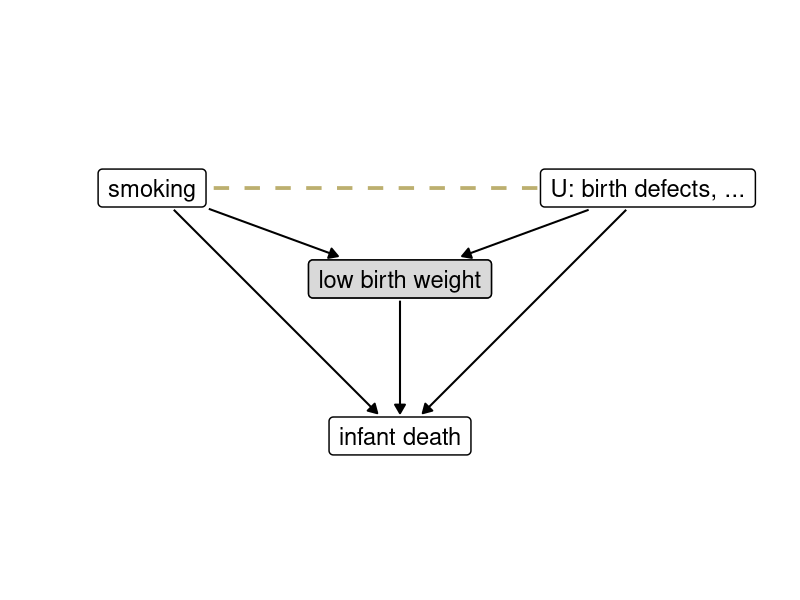
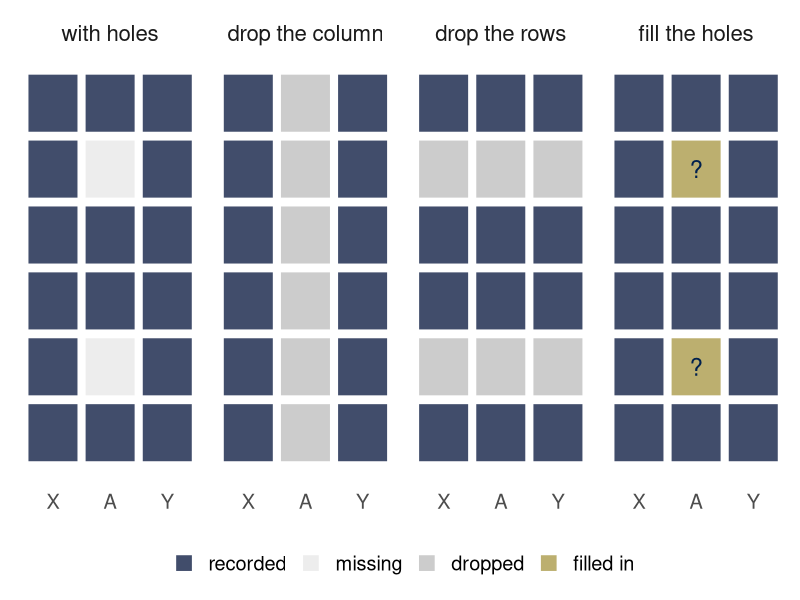
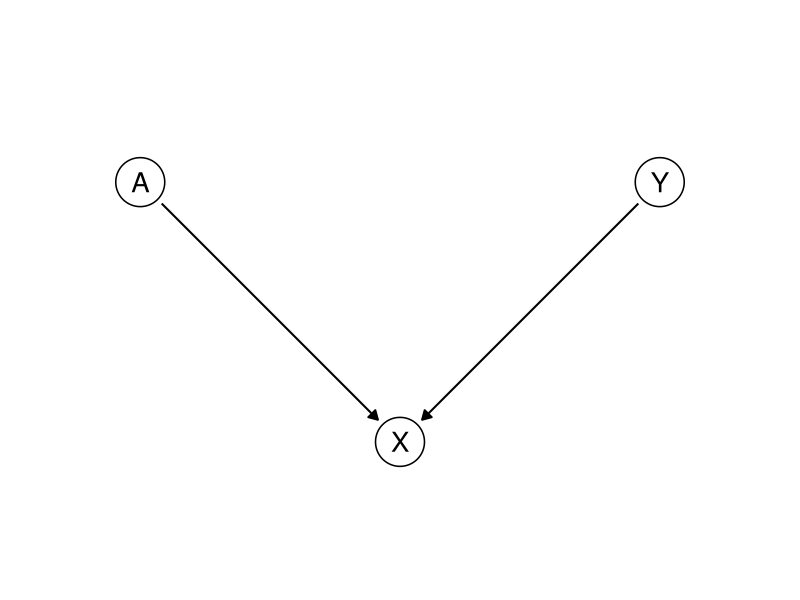
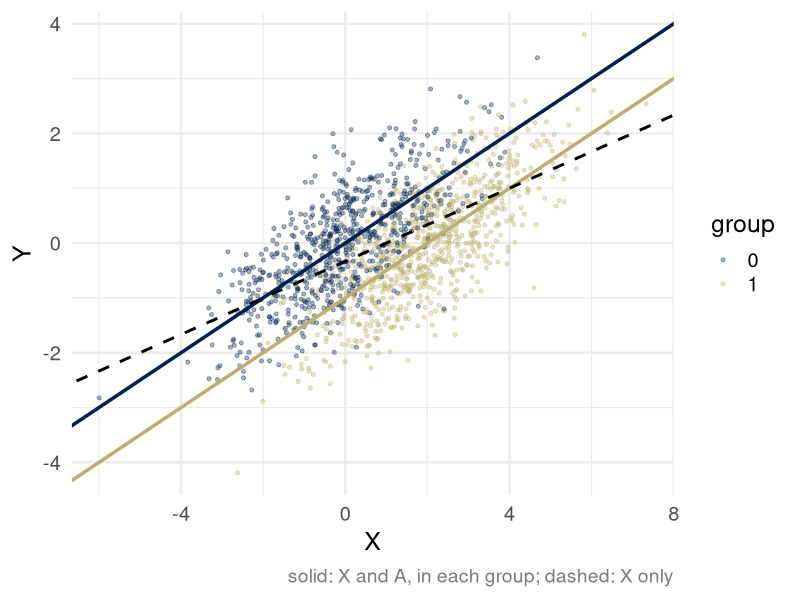
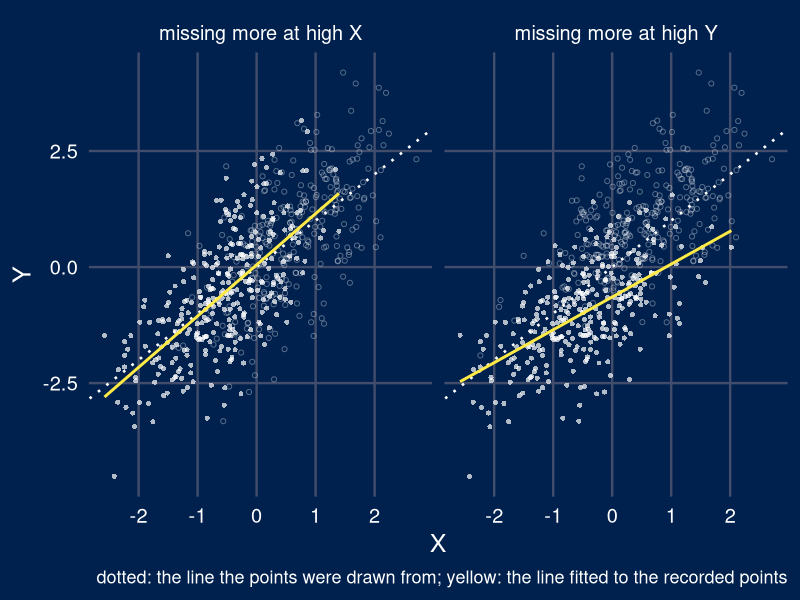

Source code (R) for these figures, in order:
## ---- chunk 1
library(ggplot2)
library(dplyr)
theme_set(theme_minimal(base_size = 18))
set.seed(313)
# cividis: navy, slate, gray, khaki, gold, yellow (viridisLite::cividis(9)[c(1, 3, 5, 6, 7, 9)])
navy <- "#00204D"; slate <- "#414D6B"; cgray <- "#7C7B78"; khaki <- "#9B9477"; gold <- "#BCAF6F"; yellow <- "#FFEA46"
two <- c(navy, gold)               # the two groups, wherever there are two
# charts on dark (.inverse) slides: white text on the navy background
dark <- theme(text = element_text(color = "white"), axis.text = element_text(color = "white"),
              legend.text = element_text(color = "white"), plot.title = element_text(color = "white"),
              strip.text = element_text(color = "white"),
              panel.grid.major = element_line(color = slate), panel.grid.minor = element_blank(),
              plot.background = element_rect(fill = navy, color = NA),
              panel.background = element_rect(fill = navy, color = NA),
              legend.background = element_rect(fill = navy, color = NA),
              legend.key = element_rect(fill = navy, color = NA))

# Causal graphs. Nodes are letters in circles, or words in boxes (boxes = TRUE).
# A node's size is fixed on the page, in inches, while the figure's size decides how
# many inches a data unit is. draw_dag measures both on the graphics device open when it
# is called (in a rendered document, the chunk's figure) and stops every arrow `gap`
# inches short of the two nodes it joins. Arrows listed in `dashed` are dashed; arrows
# listed in `highlight` are gold. One panel per value of `panel`. (From weeks 3 and 4.)
draw_dag <- function(nodes, edges, dashed = character(0), highlight = character(0), boxes = FALSE,
                     text_size = 7, xlim = c(-0.5, 2.5), ylim = c(-0.4, 1.4), strip_size = 18,
                     gap = 0.05) {
  if (!"panel" %in% names(nodes)) { nodes$panel <- ""; edges$panel <- "" }
  pad <- unit(0.35, "lines"); border <- 0.5; dot <- 16; stroke <- 0.8; lw <- c(black = 0.7, gold = 1.5)
  p <- ggplot() +
    facet_wrap(~ panel, nrow = 1) +
    coord_fixed(xlim = xlim, ylim = ylim) +
    theme_void() +
    theme(strip.text = element_text(size = strip_size), panel.spacing = unit(1.5, "lines"))
  p <- if (boxes) {
    p + geom_label(data = nodes, aes(x, y, label = name), size = text_size, label.size = border,
                   label.padding = pad)
  } else {
    p + geom_point(data = nodes, aes(x, y), size = dot, shape = 21, fill = "white", stroke = stroke) +
      geom_text(data = nodes, aes(x, y, label = name), size = text_size, parse = TRUE)
  }
  inch <- function(u, f) f(u, "in", valueOnly = TRUE)
  g <- ggplotGrob(p)
  pp <- ggplot_build(p)$layout$panel_params[[1]]
  per_unit <- min((dev.size("in")[1] - sum(inch(g$widths, grid::convertWidth))) /
                    (length(unique(nodes$panel)) * diff(pp$x.range)),
                  (dev.size("in")[2] - sum(inch(g$heights, grid::convertHeight))) / diff(pp$y.range))
  if (boxes) {
    text <- lapply(as.character(nodes$name), grid::textGrob, gp = grid::gpar(fontsize = text_size * .pt))
    nodes$hw <- (sapply(text, \(t) inch(grid::grobWidth(t), grid::convertWidth)) / 2 +
                   inch(pad, grid::convertWidth) + border * .pt / 96 / 2) / per_unit
    nodes$hh <- (sapply(text, \(t) inch(grid::grobHeight(t), grid::convertHeight)) / 2 +
                   inch(pad, grid::convertHeight) + border * .pt / 96 / 2) / per_unit
  } else {
    nodes$hw <- nodes$hh <- (0.375 * (dot * .pt + stroke * .stroke / 2) / 72 +
                               stroke * .stroke / 2 / 96 / 2) / per_unit
  }
  e <- edges |>
    left_join(nodes, by = c("panel", "from" = "name")) |>
    rename(x0 = x, y0 = y, hw0 = hw, hh0 = hh) |>
    left_join(nodes, by = c("panel", "to" = "name")) |>
    mutate(dx = x - x0, dy = y - y0, len = sqrt(dx^2 + dy^2), ux = dx / len, uy = dy / len,
           col = ifelse(paste(from, to) %in% highlight, "#BCAF6F", "black"),
           style = ifelse(paste(from, to) %in% dashed, "dashed", "solid"),
           g0 = gap / per_unit,
           g1 = (gap + ifelse(col == "black", lw[["black"]], lw[["gold"]]) * .pt / 96 / 2) / per_unit,
           s0 = if (boxes) pmin((hw0 + g0) / pmax(abs(ux), 1e-9), (hh0 + g0) / pmax(abs(uy), 1e-9)) else hw0 + g0,
           s1 = if (boxes) pmin((hw + g1) / pmax(abs(ux), 1e-9), (hh + g1) / pmax(abs(uy), 1e-9)) else hw + g1,
           xs = x0 + s0 * ux, ys = y0 + s0 * uy, xe = x - s1 * ux, ye = y - s1 * uy)
  p + geom_segment(data = e, aes(x = xs, y = ys, xend = xe, yend = ye, linetype = style, color = col),
                   arrow = arrow(length = unit(0.25, "cm"), type = "closed"),
                   linewidth = ifelse(e$col == "black", lw[["black"]], lw[["gold"]]), show.legend = FALSE) +
    scale_linetype_identity() + scale_color_identity()
}

# For a graph drawn by draw_dag: a gray box over the node that is conditioned on, and a
# dashed gold line, drawn underneath the nodes, for the association that conditioning creates.
condition_on <- function(p, nodes, node, induced = NULL, text_size = 7, boxes = TRUE) {
  if (!is.null(induced)) {
    ends <- nodes[match(induced, nodes$name), ]
    under <- geom_segment(data = data.frame(x = ends$x[1], y = ends$y[1], xend = ends$x[2], yend = ends$y[2]),
                          aes(x, y, xend = xend, yend = yend), linetype = "dashed", color = gold, linewidth = 1.3)
    p$layers <- c(list(under), p$layers)
  }
  box <- nodes[nodes$name == node, ]
  if (boxes) {
    p + geom_label(data = box, aes(x, y, label = name), size = text_size, label.size = 0.5,
                   label.padding = unit(0.35, "lines"), fill = "grey85")
  } else {
    p + geom_point(data = box, aes(x, y), size = 16, shape = 22, fill = "grey85", stroke = 0.8) +
      geom_text(data = box, aes(x, y, label = name), size = text_size, parse = TRUE)
  }
}

# The coursework data-generating process: A has no effect on Y; X = betaY Y + betaA A + noise.
generate_data <- function(n = 500, betaY = 1, betaA = 2) {
  A <- rbinom(n, 1, 1/2)
  Y <- rnorm(n)
  X <- betaY * Y + betaA * A + rnorm(n)
  data.frame(Y = Y, X = X, A = factor(A))
}
## ---- chunk 2
bw <- data.frame(name = c("smoking", "low birth weight", "U: birth defects, ...", "infant death"),
                 x = c(0, 1.5, 3, 1.5), y = c(1, 0.45, 1, -0.5))
bw_edges <- data.frame(from = c("smoking", "U: birth defects, ...", "low birth weight", "U: birth defects, ...", "smoking"),
                       to = c("low birth weight", "low birth weight", "infant death", "infant death", "infant death"))
p <- draw_dag(bw, bw_edges, boxes = TRUE, text_size = 6, xlim = c(-0.7, 3.7), ylim = c(-0.75, 1.25))
condition_on(p, bw, "low birth weight", induced = c("smoking", "U: birth defects, ..."), text_size = 6)
## ---- chunk 3
grid <- expand.grid(row = 1:6, col = c("X", "A", "Y"), stringsAsFactors = FALSE)
grid$status <- ifelse(grid$col == "A" & grid$row %in% c(2, 5), "missing", "recorded")
panels <- bind_rows(
  grid |> mutate(panel = "with holes"),
  grid |> mutate(panel = "drop the column", status = ifelse(col == "A", "dropped", status)),
  grid |> mutate(panel = "drop the rows", status = ifelse(row %in% c(2, 5), "dropped", status)),
  grid |> mutate(panel = "fill the holes", status = ifelse(status == "missing", "filled in", status)))
panels$col <- factor(panels$col, levels = c("X", "A", "Y"))
panels$panel <- factor(panels$panel, levels = unique(panels$panel))
panels$status <- factor(panels$status, levels = c("recorded", "missing", "dropped", "filled in"))
ggplot(panels, aes(col, -row)) +
  geom_tile(aes(fill = status), color = "white", linewidth = 1.2, width = 0.92, height = 0.92) +
  geom_text(data = subset(panels, status == "filled in"), label = "?", size = 6, color = navy) +
  facet_wrap(~ panel, nrow = 1) +
  scale_fill_manual(values = c(recorded = slate, missing = "grey93", dropped = "grey80", `filled in` = gold),
                    name = NULL, drop = FALSE) +
  theme(axis.title = element_blank(), axis.text.y = element_blank(), panel.grid = element_blank(),
        legend.position = "bottom", strip.text = element_text(size = 16))
## ---- chunk 4
cw <- data.frame(name = c("A", "Y", "X"), x = c(0, 2, 1), y = c(1, 1, 0))
draw_dag(cw, data.frame(from = c("A", "Y"), to = c("X", "X")), xlim = c(-0.4, 2.4), ylim = c(-0.3, 1.3))
## ---- chunk 5
train <- generate_data(1e5)
test <- generate_data(1e5)
unaware <- lm(Y ~ X, data = train)
full <- lm(Y ~ X + A, data = train)
tab <- test |>
  mutate(pred_unaware = predict(unaware, newdata = test),
         pred_full = predict(full, newdata = test)) |>
  group_by(A) |>
  summarize(`mean of Y` = mean(Y),
            `predicted, X only` = mean(pred_unaware),
            `predicted, X and A` = mean(pred_full),
            `MSE, X only` = mean((Y - pred_unaware)^2),
            `MSE, X and A` = mean((Y - pred_full)^2)) |>
  rename(group = A)
knitr::kable(tab, digits = 2, format.args = list(nsmall = 2))
## ---- chunk 6
show <- test[sample(nrow(test), 1500), ]
ggplot(show, aes(X, Y, color = A)) +
  geom_point(alpha = 0.35, size = 1.1) +
  geom_abline(intercept = 0, slope = 1/2, color = navy, linewidth = 1.2) +
  geom_abline(intercept = -1, slope = 1/2, color = gold, linewidth = 1.2) +
  geom_abline(intercept = -1/3, slope = 1/3, color = "black", linetype = "dashed", linewidth = 1) +
  scale_color_manual(values = two, name = "group") +
  labs(caption = "solid: X and A, in each group; dashed: X only") +
  theme(plot.caption = element_text(size = 14, color = cgray))
## ---- chunk 7
n <- 600
X <- rnorm(n)
Y <- X + rnorm(n)
logistic <- function(v) 1 / (1 + exp(-v))
cc <- rbind(
  data.frame(X = X, Y = Y, mechanism = "missing more at high X",
             observed = rbinom(n, 1, logistic(-2 * X)) == 1),
  data.frame(X = X, Y = Y, mechanism = "missing more at high Y",
             observed = rbinom(n, 1, logistic(-2 * Y)) == 1))
ggplot(cc, aes(X, Y)) +
  geom_point(aes(shape = observed, alpha = observed), color = "white", size = 1.4) +
  scale_shape_manual(values = c(`TRUE` = 16, `FALSE` = 1)) +
  scale_alpha_manual(values = c(`TRUE` = 0.7, `FALSE` = 0.35)) +
  geom_abline(intercept = 0, slope = 1, linetype = "dotted", color = "white", linewidth = 0.9) +
  geom_smooth(data = subset(cc, observed), method = "lm", se = FALSE, color = yellow, formula = y ~ x) +
  facet_wrap(~ mechanism) +
  labs(caption = "dotted: the line the points were drawn from; yellow: the line fitted to the recorded points") +
  theme(legend.position = "none", plot.caption = element_text(size = 13)) + dark
## ---- chunk 8
sim <- function(n) { d <- generate_data(n); d$A <- as.integer(as.character(d$A)); d$Arec <- ifelse(rbinom(n, 1, 1/2) == 1, d$A, NA); d }
tr <- sim(1e5); te <- sim(1e5); known <- !is.na(te$Arec)
drop_col <- predict(lm(Y ~ X, data = tr), te)
drop_rows <- predict(lm(Y ~ X + Arec, data = tr), te)                 # NA where A is missing
cc <- subset(tr, !is.na(Arec))
imp <- glm(Arec ~ X + Y, family = binomial, data = cc)                 # the imputation model
b <- rowMeans(replicate(20, {
  d <- tr; miss <- is.na(d$Arec)
  d$Arec[miss] <- rbinom(sum(miss), 1, predict(imp, d[miss, ], type = "response"))
  coef(lm(Y ~ X + Arec, data = d))
}))
f <- function(x, a) b[1] + b[2] * x + b[3] * a
pA <- predict(glm(Arec ~ X, family = binomial, data = cc), te, type = "response")
fill_in <- ifelse(known, f(te$X, te$Arec), pA * f(te$X, 1) + (1 - pA) * f(te$X, 0))
row_of <- function(p) {
  mse <- function(idx) sprintf("%.2f", mean((te$Y[idx] - p[idx])^2))
  gap <- function(idx) { m <- tapply(p[idx], te$A[idx], mean); sprintf("%.2f", m[2] - m[1]) }
  none <- all(is.na(p[!known]))
  c(mse(known), if (none) "no prediction" else mse(!known), gap(known), if (none) "no prediction" else gap(!known))
}
tab <- rbind(`drop the column` = row_of(drop_col), `drop the rows` = row_of(drop_rows), `fill in` = row_of(fill_in))
colnames(tab) <- c("MSE, A recorded", "MSE, A missing", "gap, A recorded", "gap, A missing")
knitr::kable(tab)
